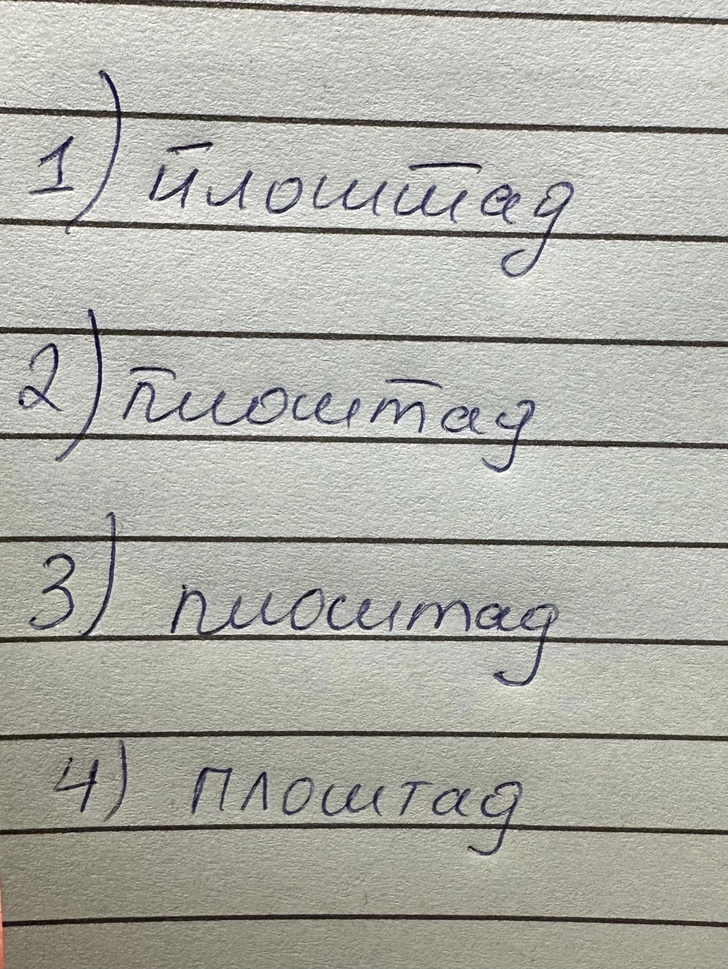
#> input picture vezilka-processing/image-to-text/cursive.jpg, 728 x 969 px, shrunk from 1994 x 2653 before the run
$ python -i preprocess.py   (imports and definitions only)
#> lines starting #> are read from the running program, lines starting #| are printed output that depends on the picture; after the words box and inside, x2 and y2 are one past the last pixel; in counts of white or black regions, pixels touching at a corner belong together
#> further down, picture is the input picture: PIL image 728x969 RGB; mean R, G, B 174.5, 175, 166.7
from PIL import Image, ImageOps, ImageFilter, ImageEnhance

def preprocess(img: Image.Image) -> Image.Image:
    img = img.convert("L")

    img = ImageOps.autocontrast(img, cutoff=0.5)
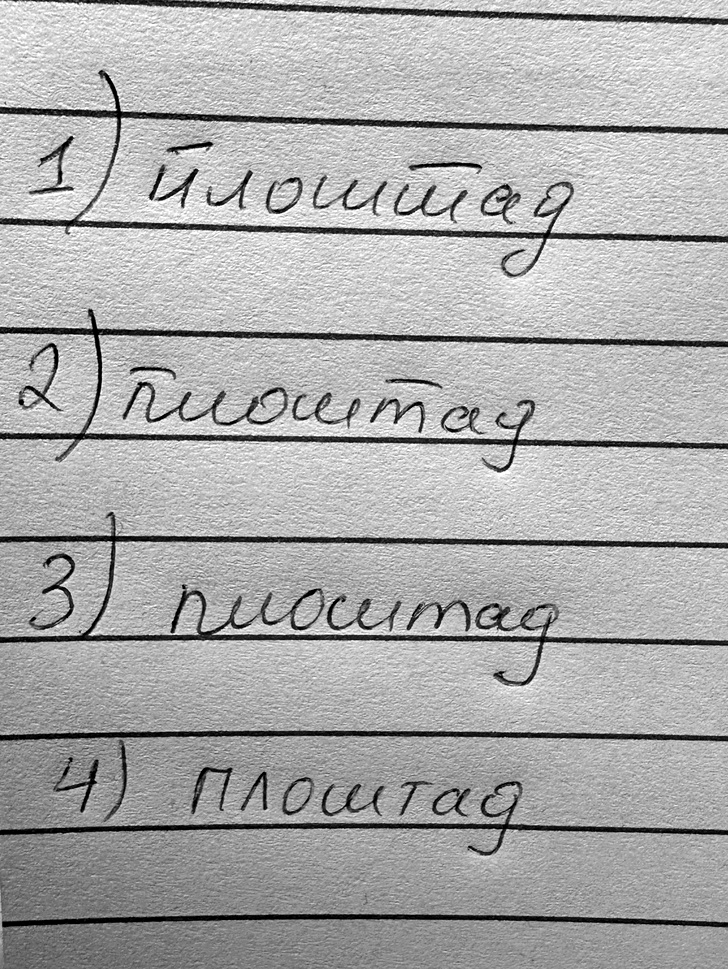
#> img: PIL image 728x969 L; min 0, max 255, mean 171.4

    img = ImageEnhance.Sharpness(img).enhance(1.05)

    stat = img.getextrema()
#> stat = (0, 255)
    midpoint = (stat[0] + stat[1]) / 2
#> midpoint = 127.5
    img = img.point(lambda p: 255 if p > midpoint else 0)
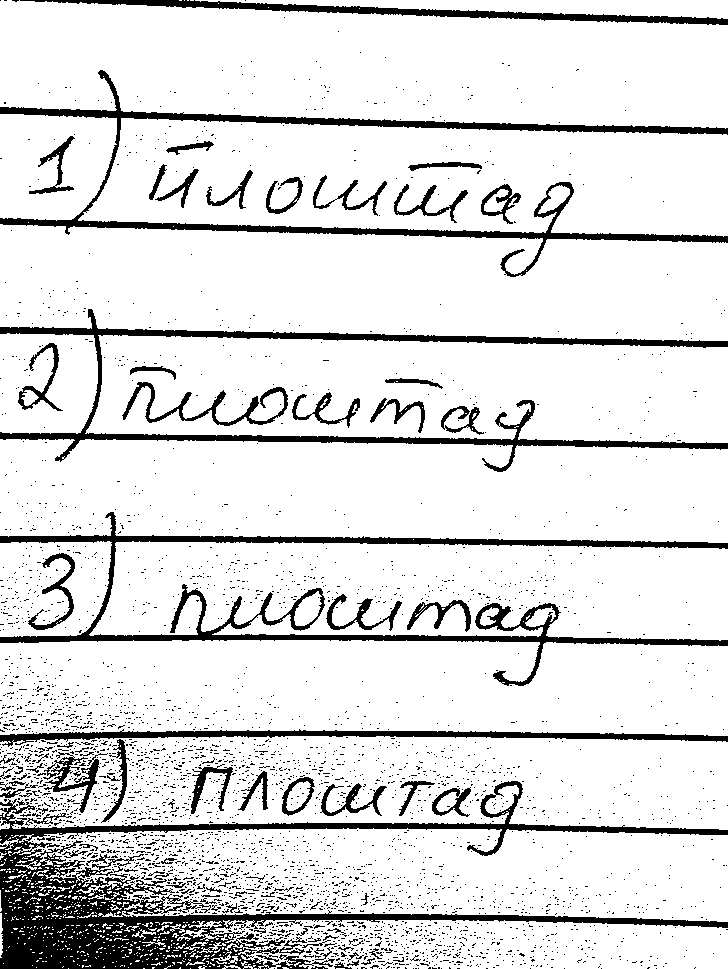
#> img: PIL image 728x969 L; 87% white; 3557 black regions (3463 under 20 px), largest, box (x1, y1, x2, y2) and area: (0, 781, 728, 969) 26371, (0, 512, 728, 686) 11753, (0, 70, 728, 277) 10706

    img = img.filter(ImageFilter.MinFilter(3))
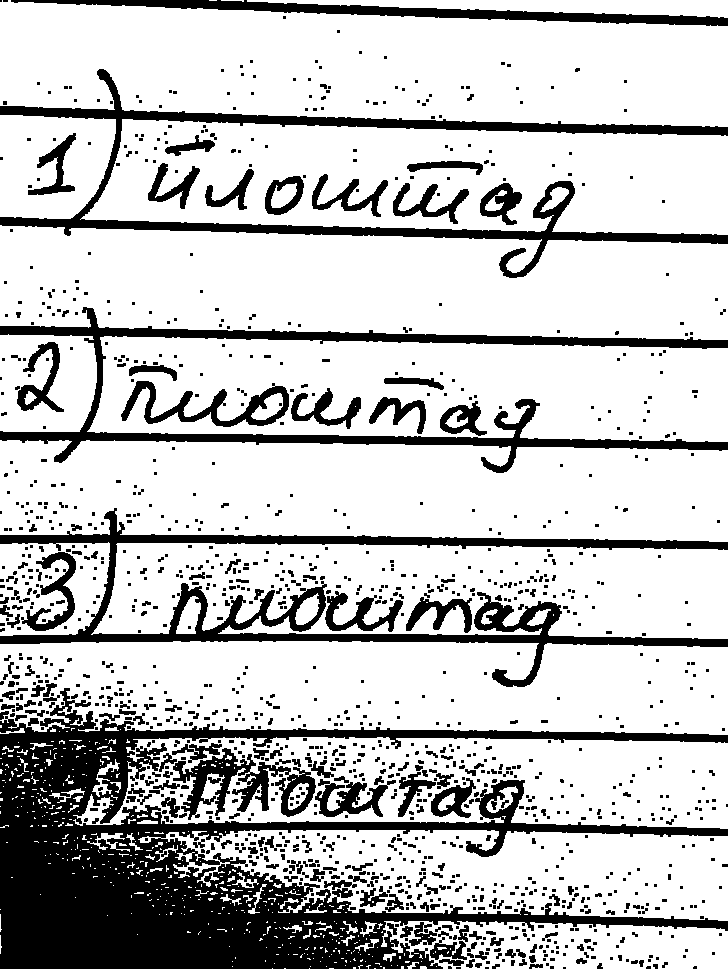
#> img: PIL image 728x969 L; 76.3% white; 1343 black regions (1059 under 20 px), largest, box (x1, y1, x2, y2) and area: (0, 688, 728, 969) 67907, (0, 508, 728, 687) 17536, (0, 69, 728, 278) 15127
    img = img.filter(ImageFilter.MedianFilter(3))
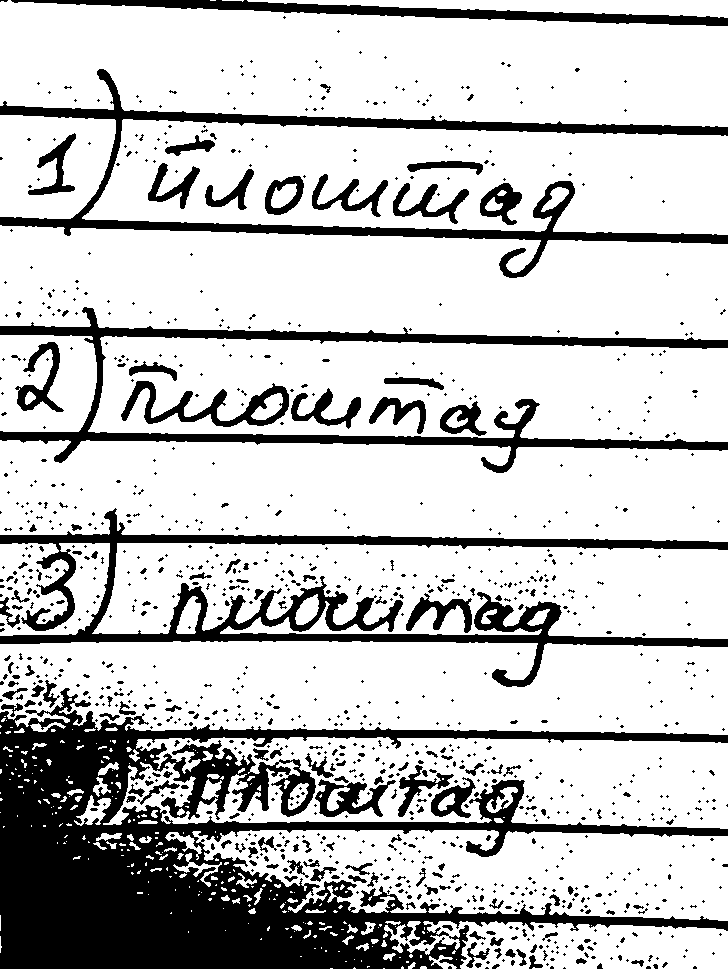
#> img: PIL image 728x969 L; 76.7% white; 1103 black regions (918 under 20 px), largest, box (x1, y1, x2, y2) and area: (0, 688, 728, 969) 77323, (0, 508, 728, 687) 20293, (0, 69, 728, 278) 15200

    processed_path = "./data/preprocessed_debug.png"
    img.save(processed_path)
    return img

>>> from PIL import Image
>>> picture = Image.open('../image-to-text/cursive.jpg')
>>> result = preprocess(picture)
